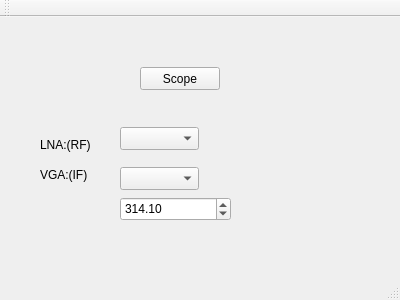
<?xml version="1.0" encoding="UTF-8"?>
<ui version="4.0">
 <class>MainWindow</class>
 <widget class="QMainWindow" name="MainWindow">
  <property name="geometry">
   <rect>
    <x>0</x>
    <y>0</y>
    <width>400</width>
    <height>300</height>
   </rect>
  </property>
  <property name="windowTitle">
   <string>MainWindow</string>
  </property>
  <widget class="QWidget" name="centralWidget">
   <widget class="QPushButton" name="pushButton">
    <property name="geometry">
     <rect>
      <x>140</x>
      <y>50</y>
      <width>80</width>
      <height>23</height>
     </rect>
    </property>
    <property name="text">
     <string>Scope</string>
    </property>
   </widget>
   <widget class="QDoubleSpinBox" name="doubleSpinBox">
    <property name="geometry">
     <rect>
      <x>120</x>
      <y>180</y>
      <width>111</width>
      <height>24</height>
     </rect>
    </property>
    <property name="minimum">
     <double>310.000000000000000</double>
    </property>
    <property name="maximum">
     <double>320.000000000000000</double>
    </property>
    <property name="singleStep">
     <double>0.100000000000000</double>
    </property>
    <property name="value">
     <double>314.100000000000023</double>
    </property>
   </widget>
   <widget class="QComboBox" name="LNA_CB">
    <property name="geometry">
     <rect>
      <x>120</x>
      <y>110</y>
      <width>79</width>
      <height>23</height>
     </rect>
    </property>
   </widget>
   <widget class="QComboBox" name="VGA_CB">
    <property name="geometry">
     <rect>
      <x>120</x>
      <y>150</y>
      <width>79</width>
      <height>23</height>
     </rect>
    </property>
   </widget>
   <widget class="QLabel" name="label">
    <property name="geometry">
     <rect>
      <x>40</x>
      <y>120</y>
      <width>57</width>
      <height>15</height>
     </rect>
    </property>
    <property name="text">
     <string>LNA:(RF)</string>
    </property>
   </widget>
   <widget class="QLabel" name="label_2">
    <property name="geometry">
     <rect>
      <x>40</x>
      <y>150</y>
      <width>57</width>
      <height>15</height>
     </rect>
    </property>
    <property name="text">
     <string>VGA:(IF)</string>
    </property>
   </widget>
  </widget>
  <widget class="QMenuBar" name="menuBar">
   <property name="geometry">
    <rect>
     <x>0</x>
     <y>0</y>
     <width>400</width>
     <height>20</height>
    </rect>
   </property>
  </widget>
  <widget class="QToolBar" name="mainToolBar">
   <attribute name="toolBarArea">
    <enum>TopToolBarArea</enum>
   </attribute>
   <attribute name="toolBarBreak">
    <bool>false</bool>
   </attribute>
  </widget>
  <widget class="QStatusBar" name="statusBar"/>
 </widget>
 <layoutdefault spacing="6" margin="11"/>
 <resources/>
 <connections/>
</ui>
